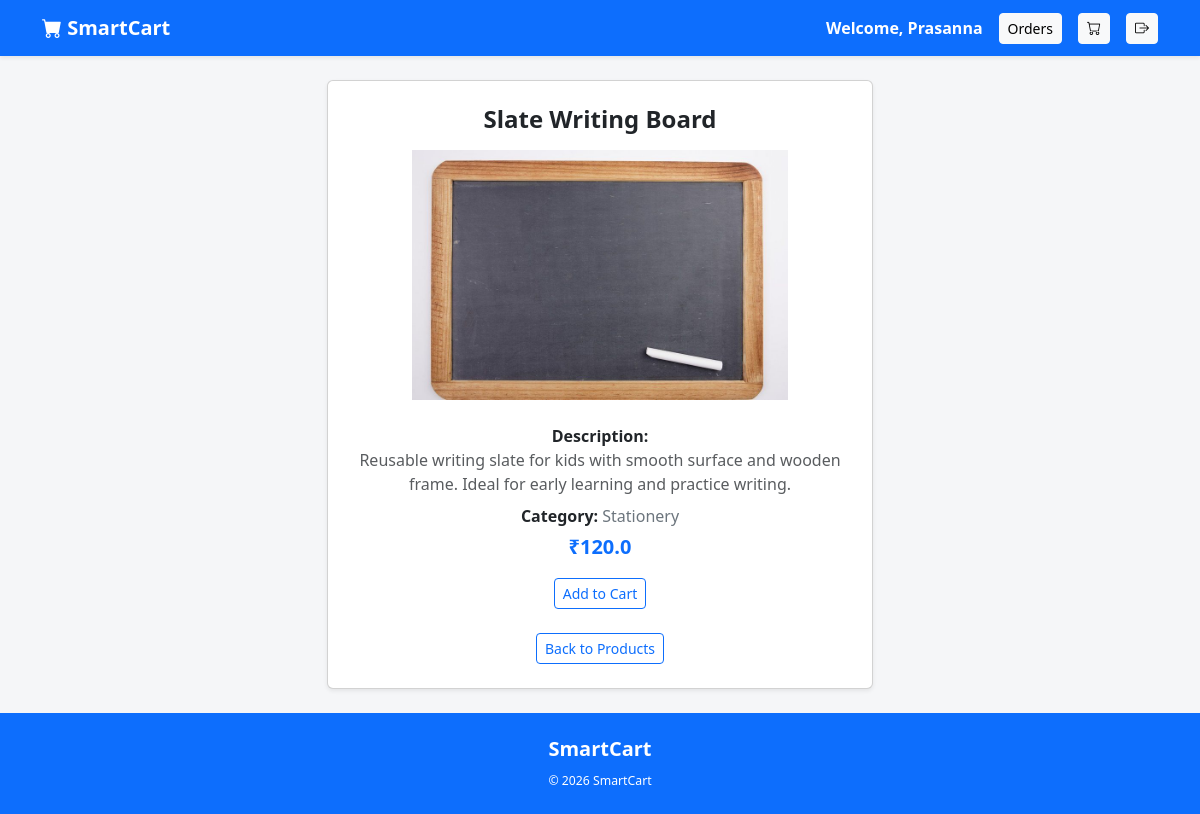
Screenshot of /user/product/1 (signed in) with the database file from the repository.
### tables this page shows
CREATE TABLE products (
    product_id INTEGER PRIMARY KEY AUTOINCREMENT,
    name TEXT,
    description TEXT,
    category TEXT,
    price REAL NOT NULL,
    image TEXT,
    status TEXT DEFAULT 'Active',
    admin_id INTEGER NOT NULL,
    FOREIGN KEY (admin_id) REFERENCES admin(admin_id)
);

### app.py (the view)
@app.route('/user/product/<int:product_id>')
def user_product_details(product_id):
    if 'user_id' not in session:
        flash("Please login!", "danger")
        return redirect('/user/user-login')
    conn = get_db_connection()
    cursor = conn.cursor()
    cursor.execute(
        "SELECT * FROM products WHERE product_id = ? AND status='Active'",
        (product_id,)
    )
    product = cursor.fetchone()
    cursor.close()
    conn.close()
    if not product:
        flash("Product not found!", "danger")
        return redirect('/user/products')
    return render_template("user/product_details.html", product=product)

### app.py (called while the page is built)
def get_db_connection():
    conn = sqlite3.connect("smartcart.db")
    conn.row_factory = sqlite3.Row
    conn.execute("PRAGMA foreign_keys = ON")
    return conn

### templates/user/product_details.html (shortened to what this page needs)
{% extends "base1.html" %}
{% block content %}
<div class="row justify-content-center">
  <div class="col-md-6">
    <div class="card shadow-sm">
      <div class="card-body p-4 text-center">
        <h4 class="fw-bold mb-3">
          {{ product.name }}
        </h4>
        <img src="/static/uploads/product_images/{{ product.image }}"
             class="img-fluid mb-4"
             style="max-height:250px; object-fit:contain;">
        <p class="mb-2">
          <strong>Description:</strong><br>
          <span class="text-muted">{{ product.description }}</span>
        </p>
        <p class="mb-1">
          <strong>Category:</strong>
          <span class="text-secondary">{{ product.category }}</span>
        </p>
        <p class="mb-3 fs-5 fw-semibold text-primary">
          ₹{{ product.price }}
        </p>
        <form action="/user/add-to-cart/{{product.product_id}}" method="GET">
          <button type="submit" class="btn btn-outline-primary btn-sm">Add to Cart</button>
        </form>
        <br>
        <a href="/user/products" class="btn btn-outline-primary btn-sm">
          Back to Products
        </a>
      </div>
    </div>
  </div>
</div>
{% endblock %}

### templates/base1.html (style rules this page uses)
body { background-color: #f5f6f8; }

### rows the page displays
products: name "Slate Writing Board", image (picture), description "Reusable writing slate for kids with smooth surface and wooden frame. Ideal for early learning and practice writing.", category "Stationery", price "120.0"

### other values shown
{{ session['user_name'] }} "Prasanna"
